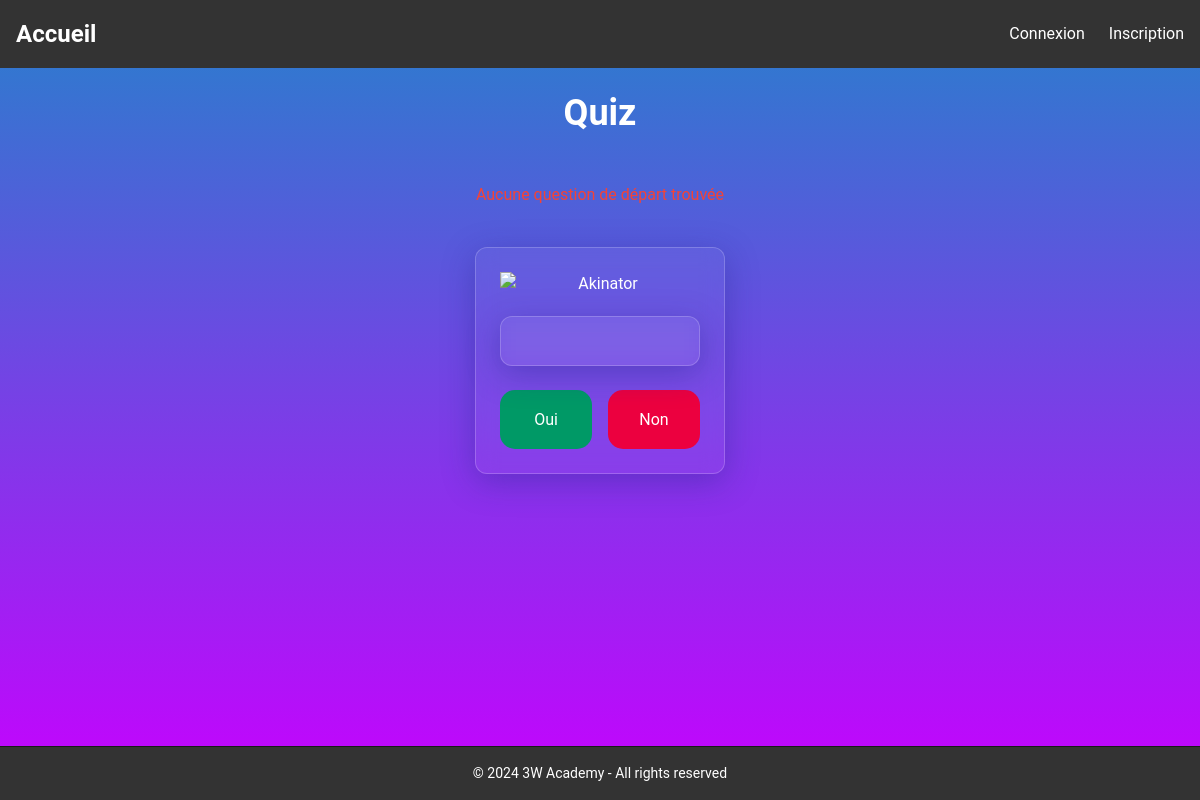
Page /quiz.php on the earlier database version.
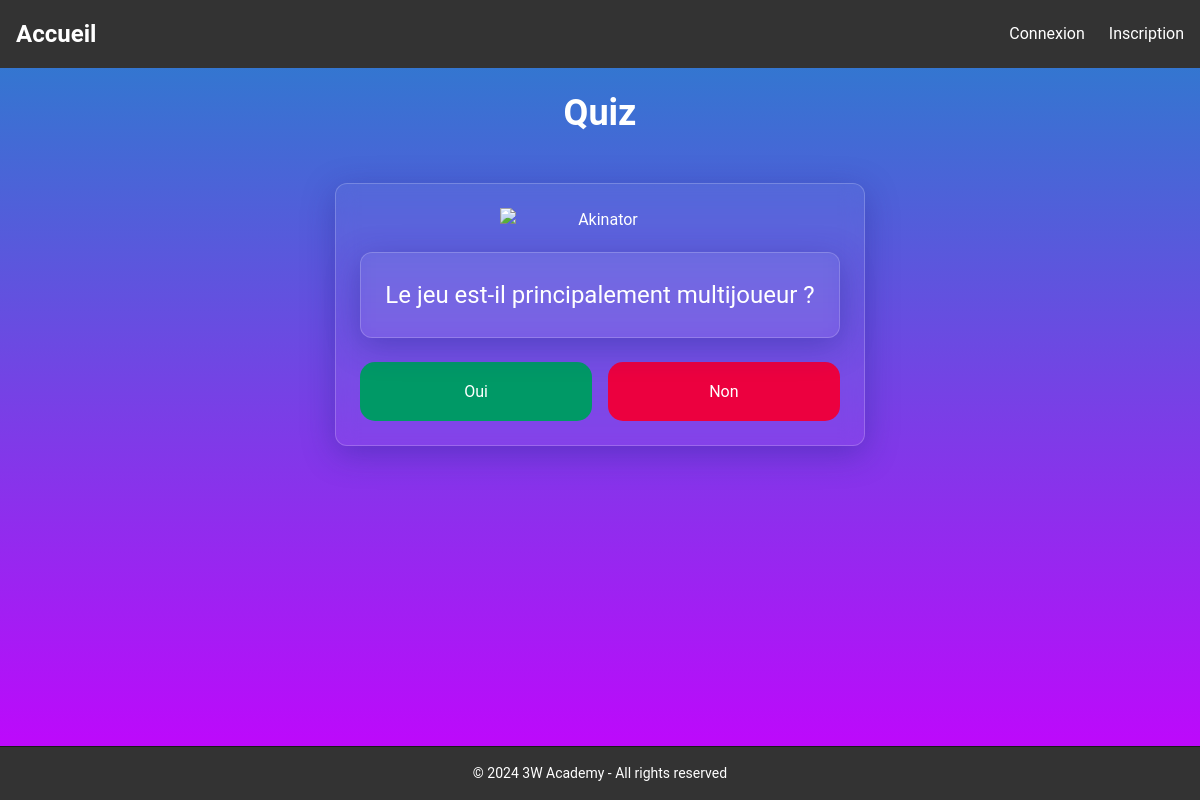
Same page on the later database version.
### tables this page shows
CREATE TABLE `questions` (
  `id` int(10) NOT NULL,
  `question` varchar(255) NOT NULL,
  `is_first` tinyint(1) NOT NULL
);

### quiz.php (called while the page is built, shortened)
<?php
require_once './utils/functions.php';
require_once './utils/queries.php';
if (isset($_POST['answer'], $_POST['question_id'])) {
    $questionId = (int) $_POST['question_id'];
    $answer = $_POST['answer'];
    $response = getResponse($questionId, $answer);
    if (!$response) {
        $error = "Aucune réponse trouvée pour question_id=$questionId et answer=$answer";
    } elseif ($response['next_question_id']) {
        $question = getQuestionById($response['next_question_id']);
        if (!$question) {
            $error = "Question suivante non trouvée (id: " . $response['next_question_id'] . ")";
        }
    } elseif ($response['result_id']) {
        $gameId = saveGame($_SESSION['user']['id'], $response['result_id']);
        $result = getResultById($response['result_id']);
        $showConfirmation = true;
    }
} else {
    $question = getFirstQuestion();
}
include_once './templates/layout.phtml';

### utils/functions.php (called while the page is built, shortened)
<?php
function isConnected()
{
    return isset($_SESSION['user']);
}

### utils/queries.php (called while the page is built, shortened)
<?php
function getFirstQuestion()
{
    $pdo = getConnection();
    $stmt = $pdo->query('SELECT * FROM questions WHERE is_first = 1 LIMIT 1');
    return $stmt->fetch(PDO::FETCH_ASSOC);
}

### templates/quiz.phtml (the view, shortened to what this page needs)
<h1>Quiz</h1>
<?php if (isset($error)): ?>
    <p style="color: red;"><?= $error ?></p>
<?php endif; ?>
<div class="glassmorphism-container">
    <?php if (isset($result)): ?>
        <div class="result">
            <h2><?= htmlspecialchars($result['name']) ?></h2>
            <p><?= htmlspecialchars($result['description']) ?></p>
            <?php if ($result['image']): ?>
                <img src="./assets/images/games/<?= htmlspecialchars($result['image']) ?>"
                    alt="<?= htmlspecialchars($result['name']) ?>">
            <?php endif; ?>
            <p style="margin-top: 20px; font-weight: bold;">Est-ce bien celui auquel tu pensais ?</p>
            <form method="POST" style="display: flex; gap: 10px;">
                <input type="hidden" name="game_id" value="<?= $gameId ?>">
                <button type="submit" class="Yes-Btn" name="confirm_win" value="yes">Oui ✓</button>
                <button type="submit" class="No-Btn" name="confirm_win" value="no">Non ✗</button>
            </form>
            <form method="POST" style="margin-top: 10px;">
                <button type="submit">Rejouer</button>
            </form>
        </div>
    <?php elseif (isset($question)): ?>
        <img id="akinatorImg"
            src="./assets/images/akinator/<?php echo ['akinator.png', 'akinator_1.png', 'akinator_2.png', 'akinator_3.png'][array_rand(['a', 'b', 'c', 'd'])] ?>"
            alt="Akinator" style="width: 200px; margin-bottom: 20px;">
        <p class="question glassmorphism-container"><?= htmlspecialchars($question['question']) ?></p>
        <form method="POST" id="quizForm">
            <button class="Yes-Btn" type="submit" name="answer" value="Oui">Oui</button>
            <button class="No-Btn" type="submit" name="answer" value="Non">Non</button>
        </form>
    <?php else: ?>
        <p>Aucune question disponible.</p>
    <?php endif; ?>
</div>

### templates/layout.phtml (shortened to what this page needs)
<!DOCTYPE html>
<html lang="en">
<head>
    <link rel="stylesheet" href="assets/styles/css/main.css">
</head>
<body>
    <header>
        <a href="index.php" class="homeBtn">Accueil</a>
        <nav>
            <?php if (isConnected()): ?>
                <a href="account.php">Mon compte</a>
                <a href="logout.php">Déconnexion</a>
            <?php else: ?>
                <a href="login.php">Connexion</a>
                <a href="register.php">Inscription</a>
            <?php endif; ?>
        </nav>
    </header>
    <main>
        <?php include_once $template; ?>
    </main>
    <footer> © 2024 3W Academy - All rights reserved</footer>
</body>
</html>

### assets/styles/css/main.css (style rules this page uses)
* { margin: 0; padding: 0; box-sizing: border-box; }
html { font-family: "Roboto", sans-serif; font-size: 16px; scroll-behavior: smooth; }
body { display: flex; flex-direction: column; min-height: 100vh; font-size: 16px; line-height: 1.5; color: #666; background: linear-gradient(to top, #c800ff, #2681cc); }
main { text-align: center; color: white; max-width: 75%; width: 75%; margin: 0 auto; }
.glassmorphism-container { background: rgba(255, 255, 255, 0.045); backdrop-filter: blur(10px); border: 1px solid rgba(255, 255, 255, 0.2); border-radius: 12px; box-shadow: 0 8px 32px 0 rgba(31, 38, 135, 0.37); padding: 24px; }
h1, h2, h3, h4, h5, h6 { font-family: "Roboto", sans-serif; line-height: 1.2; margin-bottom: 20px; }
h1 { font-size: 36px; font-weight: 700; }
p { margin-bottom: 16px; }
a { color: #333; text-decoration: none; transition: color 0.3s ease-in-out 0s; }
img { max-width: 100%; height: auto; display: block; }
header { background-color: #333; color: #fff; padding: 16px; display: flex; justify-content: space-between; align-items: center; }
header .homeBtn { color: #fff; text-decoration: none; font-size: 24px; font-weight: 700; transition: opacity 0.3s ease-in-out 0s; }
header nav { display: flex; justify-content: center; align-items: center; gap: 24px; }
header nav a { color: #fff; text-decoration: none; font-weight: 400; transition: all 0.3s ease-in-out 0s; }
footer { margin-top: auto; background-color: #333; color: #fff; padding: 16px; text-align: center; font-size: 14px; border-top: 1px solid rgb(25.5, 25.5, 25.5); }
button { background-color: #333; color: #fff; padding: 16px; border: none; border-radius: 4px; cursor: pointer; transition: background-color 0.3s ease-in-out; font-size: 16px; }
main { display: flex; flex-direction: column; justify-content: center; align-items: center; gap: 24px; }
main h1 { margin-bottom: 16px; }
main p { margin-bottom: 0; }
main { padding: 24px; }
main .Yes-Btn { background-color: #096; }
main .No-Btn { background-color: #ec003f; }
main h1 { margin-bottom: 24px; }
main #akinatorImg { display: block; width: 200px; height: auto; margin: 0 auto 24px; object-fit: contain; animation: fadeIn 0.5s ease-in-out; }
main .question { font-size: 1.5rem; margin-bottom: 1em; }
main #quizForm { display: grid; grid-template-columns: repeat(2, 1fr); gap: 1rem; gap: 16px; }
main #quizForm button { width: 100%; padding: 12px 16px; border: 1px solid #ddd; border-radius: 4px; font-size: 16px; font-family: "Roboto", sans-serif; transition: all 0.3s ease-in-out; }
main #quizForm button { transition: all 0.3s ease-in-out 0s; border: none; padding: 20px; border-radius: 15px; }
main > p[style*="color: red"] { color: #f44336 !important; text-align: center; margin-bottom: 16px; }

Differences in the rows shown:
added questions: question "Le jeu est-il principalement multijoueur ?"
